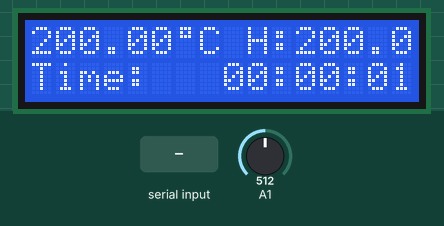
The program below on a simulated Arduino Uno, built with avr-gcc and run on an emulated ATmega328P. Parts: 16×2 character LCD. Inputs (shaded band) come from the test bench; at power-on: A1 = 512.

Above: at 5.3 s.
5.4 s: byte 83 ('S') received over Serial
At 6.9 s:
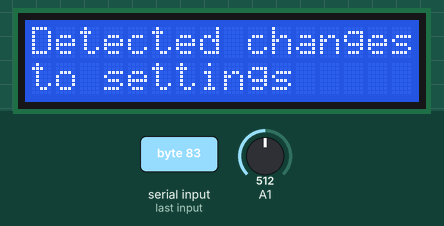
9.4 s: byte 80 ('P') received over Serial
At 10.9 s:
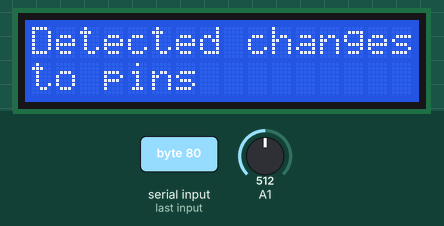
13.4 s: A1 set to 716
At 15.0 s:
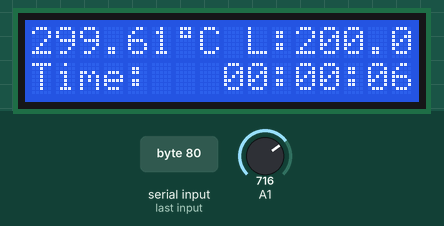
16.7 s: A1 set to 900
At 17.6 s:
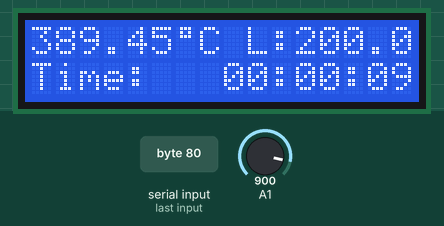
19.7 s: A1 set to 1023
At 21.0 s:
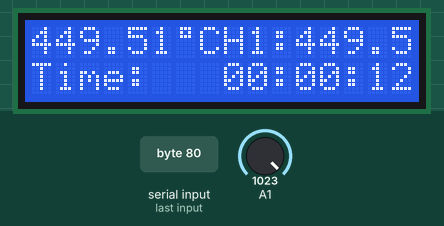
22.7 s: "0;1\n" received over Serial
At 24.1 s:
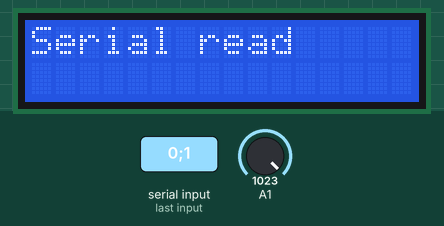
Timing chart, 0 to 25.7 s (numbered marks = the images above; inputs shaded):
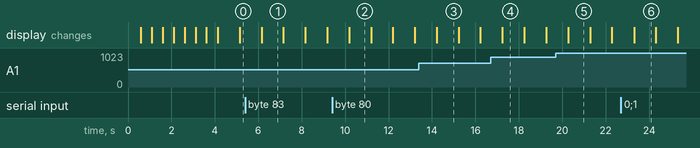

Measured:
- after the input at 5.4 s, the display: changes after 0.75 s (image 1)
- after the input at 9.4 s, the display: changes after 0.79 s (image 2)
- after the input at 22.7 s, the display: changes after 0.61 s (image 6)
- what the display in image 1 shows lasts 1.0 s, from 6.2 s to 7.2 s

The program:

main.cpp
```cpp
/*
Plan:
Upload file from serial connection as well from GUI
*/

#include <Arduino.h>
#include <EEPROM.h>
#include <ctype.h>
#include <LiquidCrystal.h>
LiquidCrystal lcd(5,6,7,8,12,13);

int greenLEDPin = 11;
int redLEDPin = 9;
int blueLEDPin = 10;
int tempPin = A4;
int switchLEDPin = 2;
int switchSettingsPin = 3;

int switchLEDState = 0;
int switchSettingsState = 0;

unsigned long int time = 0;
float highTemp = 0;
float lowTemp = 99999;
float highHourTemp = 0;
float highTempPrev[6] = {0,0,0,0,0,0};
float lowHourTemp = 99999;
float lowTempPrev[6] = {99999,99999,99999,99999,99999,99999};
int highTime = 0;
int lowTime = 0;
unsigned int interval = 60*60;

int light_on = 1;
int led_bounds[6];
int led_lock = 0;

bool startup_show_settings = true;

// Degree symbol
byte deg[8] = {
	0b01110,
	0b01010,
	0b01110,
	0b00000,
	0b00000,
	0b00000,
	0b00000,
	0b00000
};

String serialmap[] = {
    "Temperature Sensor",
    "Settings Display Button",
    "LED On/Off Button",
    "LED Red",
    "LED Green",
    "LED Blue"
};

// Detemines the brightness of the colour for the LED based on the temperature and min/max temps and brightness
int tempLEDcalc(int start, int end, int cur, int ledmax) {
	int val = ledmax * (cur - start)/(end - start);
	if ((end - cur) < (end - start)/6) {
		val = min(ledmax, val * (3 + (end - cur)) / 6);
	}
	if (cur <= 0) {
		return 255;
	}
	return (val < 0 || val > ledmax) ? 0 : val;
}

// Updates the array containing the the 10 minute peak temperatures, moving each element up by 1
void tempListUpdates(int* time, float* hourTemp, float* tempList) {
	if (tempList[0] == *hourTemp) {
		for(int i = 1; i < 6; i++) {
			if (*hourTemp < tempList[i]) {
				*hourTemp = tempList[i];
				*time = 0;
			}
		}
	}
	for(int i = 0; i < 5; i++) {
		tempList[i] = tempList[i+1];
	}
	tempList[5] = 0;
}

void splitter(String in_str, char splitter, int arr[], int total_splits) {
	int num_found = 0;
	for(int i = 0; i < in_str.length(); i++) {
		if (in_str.charAt(i) == splitter) {
			arr[num_found++] = i;
		}
	}
}

// * Use for debugging serial and checking what the arduino is receiving
void debuglcd(char in) {
	if (isalpha(in)) {
		lcd.clear();
		lcd.setCursor(0,0);
	}
	lcd.print(in);
	delay(1000);
}


int serialReadUpdate(int* ledlist, int* led_power, int* led_lock) {
	if (!Serial || Serial.available() == 0) {
		return 0;
	} else {
		char serial_classification = Serial.read();
		//debuglcd(serial_classification);
		if (serial_classification == 'S') {
			lcd.clear();
			lcd.setCursor(0,0);
			lcd.print("Detected changes");
			lcd.setCursor(0,1);
			lcd.print("to settings");
			delay(1000);
			lcd.clear();
			String in_str;
			int eeprom_index = 0;
			// Reading in settings updates from serial using the format below
			// 	L|0|0|
			// 	M|0|0|
			// 	H|0|0|
			// 	P|1|0|1|
			//  ;
			while (Serial.available() != 0) {
				if ((isalpha(Serial.peek()) && ((in_str.length() != 0))) || Serial.peek() == ';') {
					int i = 2;
					String val;
					while(in_str[i] != '|') {
						val += in_str[i];
						i++;
					}
					EEPROM.update(eeprom_index++, val.toInt());
					i += 1;
					val.remove(0, val.length());
					while(in_str[i] != '|') {
						val += in_str[i];
						i++;
					}
					EEPROM.update(eeprom_index++, val.toInt());

					if (Serial.peek() == ';') {
						if (in_str.charAt(0) == 'P') {
							startup_show_settings = in_str[in_str.length() - 2] -  '0';
							EEPROM.update(14, startup_show_settings);
							in_str.remove(0, in_str.length());
							in_str.concat((char)Serial.read());
						} else {
							while (Serial.available() != 0) {
								Serial.read();
							}
							break;
						}
					} else {
						in_str.remove(0, in_str.length());
						in_str.concat((char)Serial.read());
					}
				} else {
					in_str.concat((char)Serial.read());
				}
			}
		} else if (serial_classification == 'P') {
			lcd.clear();
			lcd.setCursor(0,0);
			lcd.print("Detected changes");
			lcd.setCursor(0,1);
			lcd.print("to pins");
			delay(1000);
			lcd.clear();
			while (Serial.available() != 0) {
				// Input String should be 'A5|4|', 'pin|int coded for use|'
				String in_str;

				int splits_found = 0;
				while (splits_found != 2) {
					if (Serial.peek() == '|') {
						splits_found++;
					}
					in_str += (char)Serial.read();
				}

				int num_splits = 2;
				int split_locations[num_splits];
				splitter(in_str, '|', split_locations, num_splits);

				String sub_str = in_str.substring(0, split_locations[0]);
				int pin;
				if (sub_str[0] == 'A') {
					switch (static_cast<int> (sub_str[1]) - '0') {
						case 0:
							pin = (uint8_t)A0;
							break;
						case 1:
							pin = (uint8_t)A1;
							break;
						case 2:
							pin = (uint8_t)A2;
							break;
						case 3:
							pin = (uint8_t)A3;
							break;
						case 4:
							pin = (uint8_t)A4;
							break;
						case 5:
							pin = (uint8_t)A5;
							break;
						default:
							lcd.print("N");
							pin = (uint8_t)A5;
							break;
					}
				} else if (sub_str[0] == 'D') {
					if (sub_str[sub_str.length() - 1] == '~') {
						pin = sub_str.substring(1, sub_str.length() - 1).toInt();
					} else {
						pin = sub_str.substring(1, sub_str.length()).toInt();
					}
				}

				sub_str = in_str.substring(split_locations[0] + 1, split_locations[1]);
				if (sub_str == "0") {
					tempPin = pin;
					EEPROM.update(8, tempPin);
				} else if (sub_str == "1") {
					switchSettingsPin = pin;
					EEPROM.update(9, switchSettingsPin);
				} else if (sub_str == "2") {
					switchLEDPin = pin;
					EEPROM.update(10, switchLEDPin);
				} else if (sub_str == "3") {
					redLEDPin = pin;
					EEPROM.update(11, redLEDPin);
				} else if (sub_str == "4") {
					greenLEDPin = pin;
					EEPROM.update(12, greenLEDPin);
				}  else if (sub_str == "5") {
					blueLEDPin = pin;
					EEPROM.update(13, blueLEDPin);
				}
			}
		} else {
			lcd.clear();
			lcd.print("Clearing serial");
			while(Serial.available() != 0) {
				Serial.read();

			}
		}
		lcd.clear();
		lcd.print("Serial read");
		delay(1000);
		return 1;
	}
}

/* EEPROM Number Values:
	0-5: values for low and high bounds of led light settings
	Resulting default array: [0, 23, 18, 31, 25, 33]
	6: led power on (def: 1)
	7: lock led setting/disable button (def: 0)
	8-10: Temperature/Settings Switch/LED Switch Pins
	11-13: RGB Pins, in order
	14: Show Settings on startup
	*/
void readSettings() {
	for(int i = 0; i < 6; i++) {
		led_bounds[i] = EEPROM.read(i);
		i++;
		led_bounds[i] = EEPROM.read(i);
	}
	light_on = EEPROM.read(6);
	led_lock = EEPROM.read(7);
	tempPin = EEPROM.read(8);
	switchSettingsPin = EEPROM.read(9);
	switchLEDPin = EEPROM.read(10);
	redLEDPin = EEPROM.read(11);
	greenLEDPin = EEPROM.read(12);
	blueLEDPin = EEPROM.read(13);
	startup_show_settings = EEPROM.read(14);
}

// Displays the current settings on the led screen
void displaySettings(int delay_time) {
	lcd.clear();
	lcd.setCursor(0,0);

	readSettings();

	lcd.write("Displaying Settings");
	delay(delay_time);

	for(int i = 0; i < 6; i++) {
		lcd.clear();
		lcd.setCursor(0,0);
		lcd.write("LED Bound ");
		lcd.print(i);
		lcd.write(": ");
		lcd.print(led_bounds[i++]);

		lcd.setCursor(0,1);
		lcd.write("LED Bound ");
		lcd.print(i);
		lcd.write(": ");
		lcd.print(led_bounds[i]);

		delay(delay_time);
	}
	lcd.clear();
	lcd.setCursor(0,0);
	lcd.write("LED On: ");
	lcd.print(light_on);

	lcd.setCursor(0,1);
	lcd.write("LED Lock On: ");
	lcd.print(led_lock);
	delay(delay_time);

	lcd.clear();
	lcd.setCursor(0,0);
	lcd.write("Temperature: ");
	lcd.print(tempPin);
	lcd.setCursor(0,1);
	lcd.write("Settings SW: ");
	lcd.print(switchSettingsPin);

	delay(delay_time);

	lcd.clear();
	lcd.setCursor(0,0);
	lcd.write("LED SW: ");
	lcd.print(switchLEDPin);
	lcd.setCursor(0,1);
	lcd.write("Red LED: ");
	lcd.print(redLEDPin);

	delay(delay_time);

	lcd.clear();
	lcd.setCursor(0,0);
	lcd.write("Green LED: ");
	lcd.print(greenLEDPin);
	lcd.setCursor(0,1);
	lcd.write("Blue LED: ");
	lcd.print(blueLEDPin);

	delay(delay_time);

	lcd.clear();
	lcd.setCursor(0,0);
	lcd.write("Show Settings: ");
	lcd.print(startup_show_settings);
}

// Initial code execution
void setup() {
	lcd.begin(16,2);
	Serial.begin(9600);

	lcd.createChar(0, deg);

	readSettings();

	pinMode(greenLEDPin, OUTPUT);
	pinMode(redLEDPin, OUTPUT);
	pinMode(blueLEDPin, OUTPUT);
	pinMode(switchLEDPin, INPUT);
	pinMode(switchSettingsPin, INPUT);

	analogWrite(greenLEDPin, 150 * light_on);
	analogWrite(redLEDPin, 150 * light_on);
	analogWrite(blueLEDPin, 150 * light_on);

	if (startup_show_settings == 1) {
		displaySettings(500);
	}

	// * Code which can be used for testing each colour of the LED individually
	// for(int k = 0; k < 3; k++) {
	// analogWrite(greenLEDPin, 0);
	// analogWrite(redLEDPin, 0);
	// analogWrite(blueLEDPin, 0);
	// lcd.clear();
	// lcd.setCursor(0,0);
	// if (k == 0) {
	// 	lcd.print("green");
	// } else if (k == 1) {
	// 	lcd.print("red");
	// } else if (k == 2)  {
	// 	lcd.print("blue");
	// }
	// 	for(int i = 0; i < 100; i++) {
	// 		lcd.setCursor(0,1);
	// 		if (k == 0) {
	// 			analogWrite(greenLEDPin, i);
	// 			lcd.print(i);
	// 		} else if (k == 1) {
	// 			analogWrite(redLEDPin, i);
	// 			lcd.print(i);
	// 		} else if (k == 2)  {
	// 			analogWrite(blueLEDPin, i);
	// 			lcd.print(i);
	// 		}
	// 		delay(50);
	// 	}
	// }
}

// Repeated code
void loop() {
	switchLEDState = digitalRead(switchLEDPin);
	switchSettingsState = digitalRead(switchSettingsPin);
	switchLEDState = digitalRead(switchLEDPin);
	switchSettingsState = digitalRead(switchSettingsPin);
	int sensorVal = analogRead(tempPin);
	float temp = ((sensorVal/1024.0) * 5.0 - .5) * 100;

	// Updating the peak temperature over a 10 minute interval
	// If the 10 min high is changed, also check the hourly peak and then the overall peak as well
	if (temp > highTempPrev[5]) {
		highTempPrev[5] = temp;
		if (temp > highHourTemp) {
			highHourTemp = temp;
			highTime = 0;
			if (temp > highTemp) {
				highTemp = temp;
			}
		}
	} else if (temp < lowTempPrev[5]) {
		lowTempPrev[5] = temp;
		if (temp < lowHourTemp) {
			lowHourTemp = temp;
			lowTime = 0;
			if (temp < lowTemp) {
				lowTemp = temp;
			}
		}
	}

	// Every 10 minutes, update list containing the peak temperatures of last 10 minutes
	if (highTime%(interval/6) == 0 && highTime != 0) {
		tempListUpdates(&highTime, &highHourTemp, highTempPrev);
	}

	if (lowTime%(interval/6) == 0 && lowTime != 0) {
		tempListUpdates(&lowTime, &lowHourTemp, lowTempPrev);
	}

	// Writing to LCD Screen
	// Current temp
	lcd.clear();
	lcd.leftToRight();
	lcd.setCursor(0,0);
	lcd.print(temp);
	lcd.write(byte(0));
	lcd.print("C");

	// Rotating every 5 seconds  between overall peak and low and hourly peak and low
	// Rotating every 5 seconds  between overall peak and low and hourly peak and low
	if (time%interval/5%4 == 0) {
		lcd.setCursor(9,0);
		lcd.print("H:");
		lcd.print(highTemp);
	} else if (time%interval/5%4 == 1) {
		lcd.setCursor(9,0);
		lcd.print("L:");
		lcd.print(lowTemp);
	} else if (time%interval/5%4 == 2) {
		lcd.setCursor(8,0);
		lcd.print("H1:");
		lcd.print(highHourTemp);
	} else {
		lcd.setCursor(8,0);
		lcd.print("L1:");
		lcd.print(lowHourTemp);
	}

	// Printing time since turned on
	lcd.setCursor(0,1);
	lcd.print("Time:   00:00:00");

	if (time%60 < 10) {
		lcd.setCursor(15, 1);
		lcd.print(time%60);
	} else {
		lcd.setCursor(14, 1);
		lcd.print(time%60);
	}

	if (time/60%60 < 10) {
		lcd.setCursor(12, 1);
		lcd.print(time/60%60);
	} else {
		lcd.setCursor(11, 1);
		lcd.print(time/60%60);
	}

	if (time/60/60 < 10) {
		lcd.setCursor(9, 1);
		lcd.print(time/60/60);
	} else {
		lcd.setCursor(8, 1);
		lcd.print(time/60/60);
		}


	// Reading in new settings from serial and updating if found
	if (serialReadUpdate(led_bounds, &light_on, &led_lock) == 1) {
		lcd.setCursor(0,0);
		lcd.clear();
		lcd.print("Settings updated");
	}

	// Button to enable LED being on and off
	if (switchLEDState == HIGH && led_lock == 0) {
		lcd.clear();
		lcd.setCursor(0,0);
		if (light_on == 0) {
			light_on = 1;
			lcd.print("Light On");
		} else {
			light_on = 0;
			lcd.print("Light Off");
		}
	}

	//Button to display settings
	if (switchSettingsState == HIGH) {
		displaySettings(1000);
	}

	// Setting LED colour and brightness
	analogWrite(blueLEDPin, 0);
	analogWrite(greenLEDPin, 0);
	analogWrite(redLEDPin, 0);
	if (light_on == 1) {
		analogWrite(blueLEDPin, tempLEDcalc(led_bounds[0], led_bounds[1], temp, 100));
		analogWrite(greenLEDPin, tempLEDcalc(led_bounds[2], led_bounds[3], temp, 100));
		analogWrite(redLEDPin, tempLEDcalc(led_bounds[4], led_bounds[5], temp, 100));
		if (temp >= led_bounds[5]) {
			analogWrite(redLEDPin, 255);
		}
	}


	// Incrementing time and other related values
	time++;
	highTime++;
	lowTime++;


	delay(1000);
}
```
